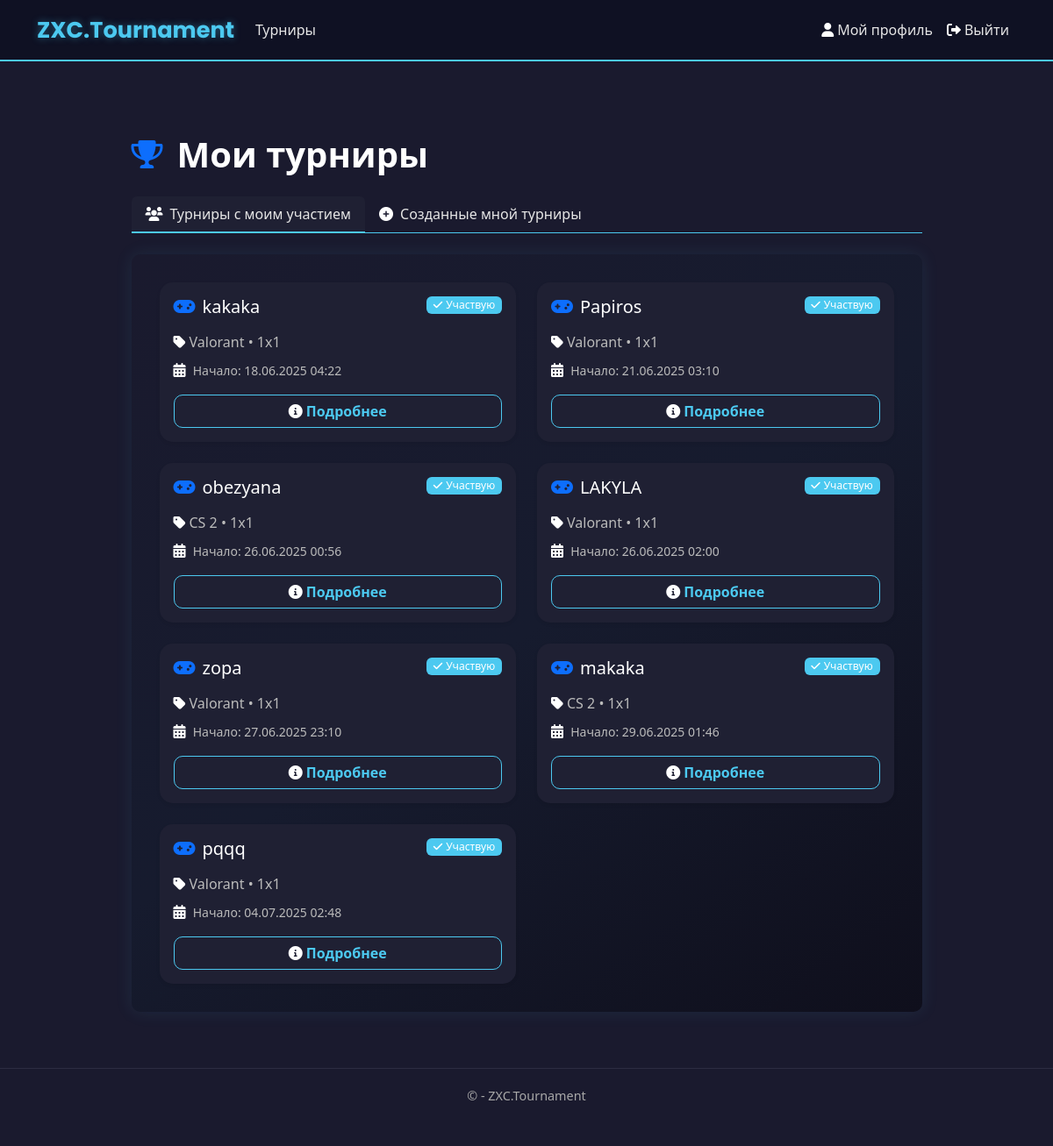
Screenshot of /tournaments/my/ (signed in) with the database file from the repository.
### app/models.py (models this page shows, shortened)
class Tournament(models.Model):
    DISCIPLINE_CHOICES = [
        ('Dota 2', 'Dota 2'),
        ('CS 2', 'CS 2'),
        ('Valorant', 'Valorant'),
        ('LoL', 'League of Legends'),
    ]
    FORMAT_CHOICES = [
        ('1x1', '1x1'),
        ('2x2', '2x2'),
        ('3x3', '3x3'),
        ('5x5', '5x5'),
    ]
    TOURNAMENT_FORMAT_CHOICES = [
        ('single_elimination', 'Single Elimination'),
        ('double_elimination', 'Double Elimination'),
        ('round_robin', 'Round Robin'),
    ]
    TEAM_COUNT_CHOICES = [(i, str(i)) for i in range(2, 513)]
    LOCATION_CHOICES = [
        ('China', 'Китай'),
        ('Western Europe', 'Западная Европа'),
        ('Eastern Europe', 'Восточная Европа'),
        ('Southeast Asia', 'ЮВ Азия'),
        ('North America', 'Северная Америка'),
        ('South America', 'Южная Америка'),
    ]
    name = models.CharField(max_length=50, verbose_name="Название турнира")
    max_teams = models.IntegerField(choices=TEAM_COUNT_CHOICES, verbose_name="Максимальное количество команд")
    start_date = models.DateTimeField(verbose_name="Дата начала")
    discipline = models.CharField(max_length=50, choices=DISCIPLINE_CHOICES, verbose_name="Дисциплина")
    game_format = models.CharField(max_length=50, choices=FORMAT_CHOICES, verbose_name="Формат игры")
    tournament_format = models.CharField(max_length=50, choices=TOURNAMENT_FORMAT_CHOICES, verbose_name="Формат турнира", blank=True, null=True)
    location = models.CharField(max_length=50, choices=LOCATION_CHOICES, verbose_name="Локация")
    description = models.TextField(max_length=1000, verbose_name="Описание", blank=True, null=True)
    creator = models.ForeignKey(User, on_delete=models.CASCADE, verbose_name="Создатель")
    created_at = models.DateTimeField(default=timezone.now, verbose_name="Дата создания")
    is_active = models.BooleanField(default=True, verbose_name="Активный")
    registered_teams = models.ManyToManyField(
        'Team',
        through='TournamentRegistration',
        related_name='tournaments',
        blank=True,
        verbose_name="Зарегистрированные команды"
    )
    class Meta:
        ordering = ['-created_at']
        verbose_name = 'Турнир'
        verbose_name_plural = 'Турниры'
    def registered_teams_count(self):
        return self.registered_teams.count()

### app/views.py (the view)
# urls.py: path('tournaments/my/', views.my_tournaments, name='my_tournaments'),
@login_required
def my_tournaments(request):
    user_teams = Team.objects.filter(Q(captain=request.user) | Q(members=request.user)).distinct()
    participating_tournaments = Tournament.objects.filter(
        registered_teams__in=user_teams,
        is_active=True
    ).order_by('start_date')
    created_tournaments = Tournament.objects.filter(
        creator=request.user,
        is_active=True
    ).order_by('start_date')
    return render(request, 'app/tournaments/my_tournaments.html', {
        'participating_tournaments': participating_tournaments,
        'created_tournaments': created_tournaments,
        'title': 'Мои турниры'
    })

### app/templates/app/tournaments/my_tournaments.html (shortened to what this page needs)
{% extends "app/layout.html" %}
{% load static %}
{% block content %}
<div class="container mt-5 py-4">
    <div class="row justify-content-center">
        <div class="col-lg-10">
            <div class="d-flex align-items-center mb-4">
                <i class="fas fa-trophy fa-2x text-primary me-3"></i>
                <h1 class="mb-0">Мои турниры</h1>
            </div>
            <ul class="nav nav-tabs mb-4" id="myTournamentsTab" role="tablist">
                <li class="nav-item" role="presentation">
                    <button class="nav-link active" id="participating-tab" data-bs-toggle="tab"
                            data-bs-target="#participating" type="button" role="tab"
                            aria-controls="participating" aria-selected="true">
                        <i class="fas fa-users me-2"></i>Турниры с моим участием
                    </button>
                </li>
                <li class="nav-item" role="presentation">
                    <button class="nav-link" id="created-tab" data-bs-toggle="tab"
                            data-bs-target="#created" type="button" role="tab"
                            aria-controls="created" aria-selected="false">
                        <i class="fas fa-plus-circle me-2"></i>Созданные мной турниры
                    </button>
                </li>
            </ul>
            <div class="tab-content my-tournaments-container" id="myTournamentsTabContent">
                <div class="tab-pane fade show active" id="participating" role="tabpanel"
                     aria-labelledby="participating-tab">
                    {% if participating_tournaments %}
                    <div class="row g-4">
                        {% for tournament in participating_tournaments %}
                        <div class="col-md-6">
                            <div class="card h-100 shadow-sm">
                                <div class="card-body">
                                    <div class="d-flex align-items-start justify-content-between mb-3">
                                        <h5 class="card-title mb-0">
                                            <i class="fas fa-gamepad me-2 text-primary"></i>{{ tournament.name }}
                                        </h5>
                                        <span class="badge bg-success">
                                            <i class="fas fa-check me-1"></i>Участвую
                                        </span>
                                    </div>
                                    <p class="card-text text-muted mb-2">
                                        <i class="fas fa-tag me-1"></i>{{ tournament.discipline }} • {{ tournament.get_game_format_display }}
                                    </p>
                                    <p class="card-text text-muted mb-3">
                                        <i class="fas fa-calendar-alt me-1"></i>
                                        <small>Начало: {{ tournament.start_date|date:"d.m.Y H:i" }}</small>
                                    </p>
                                    <div class="d-grid">
                                        <a href="{% url 'tournament_detail' tournament_id=tournament.id %}"
                                           class="btn btn-outline-primary">
                                            <i class="fas fa-info-circle me-1"></i>Подробнее
                                        </a>
                                    </div>
                                </div>
                            </div>
                        </div>
                        {% endfor %}
                    </div>
                    {% endif %}
                </div>
            </div>
        </div>
    </div>
</div>
{% endblock %}

### static/app/content/site.css (style rules this page uses)
body { padding-top: 10px; padding-bottom: 10px; }
body { background-color: #1a1a2e; color: #e6e6e6; font-family: 'Segoe UI', Tahoma, Geneva, Verdana, sans-serif; }

### app/templates/app/layout.html (style rules this page uses)
.nav-link { color: #e6e6e6 !important; font-weight: 500; transition: color 0.3s ease; }

### app/templates/app/tournaments/my_tournaments.html (style rules this page uses)
.my-tournaments-container { background: linear-gradient(145deg, #1a1a2e, #161b2e, #0f0f1c); border-radius: 10px; padding: 2rem; box-shadow: 0 0 20px rgba(76, 201, 240, 0.1); }
.card { border: none; border-radius: 15px; box-shadow: 0 8px 20px rgba(0, 0, 0, 0.3); background-color: #1f2033; }
h1 { color: #ffffff; font-weight: bold; }
.nav-tabs { --bs-nav-tabs-link-active-bg: #1f2033; --bs-nav-tabs-link-hover-bg: transparent; --bs-nav-tabs-border-color: #4cc9f0; }
.nav-tabs .nav-link { color: #bbbbbb; background: transparent; border: none; border-bottom: 2px solid transparent; transition: all 0.3s ease; }
.nav-tabs .nav-link.active, .nav-tabs .nav-link:focus { color: #4cc9f0; border-bottom-color: #4cc9f0; }
.card-body { color: #ffffff; }
.text-muted { color: #bbbbbb !important; }
i.fas { color: #ffffff; }
.card { transition: transform 0.3s ease; }
.card-title { color: #ffffff; }
.badge.bg-success { background-color: #4cc9f0 !important; font-weight: normal; }
.btn-outline-primary, .btn-outline-secondary { border-color: #4cc9f0; color: #4cc9f0; font-weight: bold; border-radius: 10px; transition: background-color 0.3s ease; }

### rows the page displays
Tournament: name "kakaka", discipline "Valorant", game_format "1x1", start_date "18.06.2025 04:22"
Tournament: name "Papiros", discipline "Valorant", game_format "1x1", start_date "21.06.2025 03:10"
Tournament: name "obezyana", discipline "CS 2", game_format "1x1", start_date "26.06.2025 00:56"
Tournament: name "LAKYLA", discipline "Valorant", game_format "1x1", start_date "26.06.2025 02:00"
Tournament: name "zopa", discipline "Valorant", game_format "1x1", start_date "27.06.2025 23:10"
Tournament: name "makaka", discipline "CS 2", game_format "1x1", start_date "29.06.2025 01:46"
Tournament: name "pqqq", discipline "Valorant", game_format "1x1", start_date "04.07.2025 02:48"
